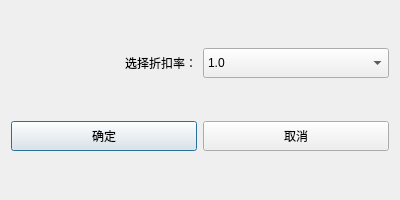
<?xml version="1.0" encoding="UTF-8"?>
<ui version="4.0">
 <class>dlgDiscount</class>
 <widget class="QDialog" name="dlgDiscount">
  <property name="geometry">
   <rect>
    <x>0</x>
    <y>0</y>
    <width>400</width>
    <height>200</height>
   </rect>
  </property>
  <property name="minimumSize">
   <size>
    <width>400</width>
    <height>200</height>
   </size>
  </property>
  <property name="maximumSize">
   <size>
    <width>400</width>
    <height>200</height>
   </size>
  </property>
  <property name="windowTitle">
   <string>选择折扣率</string>
  </property>
  <layout class="QGridLayout" name="gridLayout">
   <item row="2" column="1">
    <widget class="QComboBox" name="comboBox">
     <property name="minimumSize">
      <size>
       <width>0</width>
       <height>30</height>
      </size>
     </property>
     <item>
      <property name="text">
       <string>1.0</string>
      </property>
     </item>
     <item>
      <property name="text">
       <string>0.9</string>
      </property>
     </item>
     <item>
      <property name="text">
       <string>0.8</string>
      </property>
     </item>
     <item>
      <property name="text">
       <string>0.7</string>
      </property>
     </item>
     <item>
      <property name="text">
       <string>0.6</string>
      </property>
     </item>
     <item>
      <property name="text">
       <string>0.5</string>
      </property>
     </item>
     <item>
      <property name="text">
       <string>0.4</string>
      </property>
     </item>
     <item>
      <property name="text">
       <string>0.3</string>
      </property>
     </item>
     <item>
      <property name="text">
       <string>0.2</string>
      </property>
     </item>
     <item>
      <property name="text">
       <string>0.1</string>
      </property>
     </item>
     <item>
      <property name="text">
       <string>0.0</string>
      </property>
     </item>
    </widget>
   </item>
   <item row="2" column="0">
    <widget class="QLabel" name="label">
     <property name="text">
      <string>选择折扣率：</string>
     </property>
     <property name="alignment">
      <set>Qt::AlignRight|Qt::AlignTrailing|Qt::AlignVCenter</set>
     </property>
    </widget>
   </item>
   <item row="3" column="0">
    <widget class="QPushButton" name="BtnEnter">
     <property name="minimumSize">
      <size>
       <width>0</width>
       <height>30</height>
      </size>
     </property>
     <property name="text">
      <string>确定</string>
     </property>
    </widget>
   </item>
   <item row="3" column="1">
    <widget class="QPushButton" name="BtnCancel">
     <property name="minimumSize">
      <size>
       <width>0</width>
       <height>30</height>
      </size>
     </property>
     <property name="text">
      <string>取消</string>
     </property>
    </widget>
   </item>
  </layout>
 </widget>
 <resources/>
 <connections/>
</ui>
